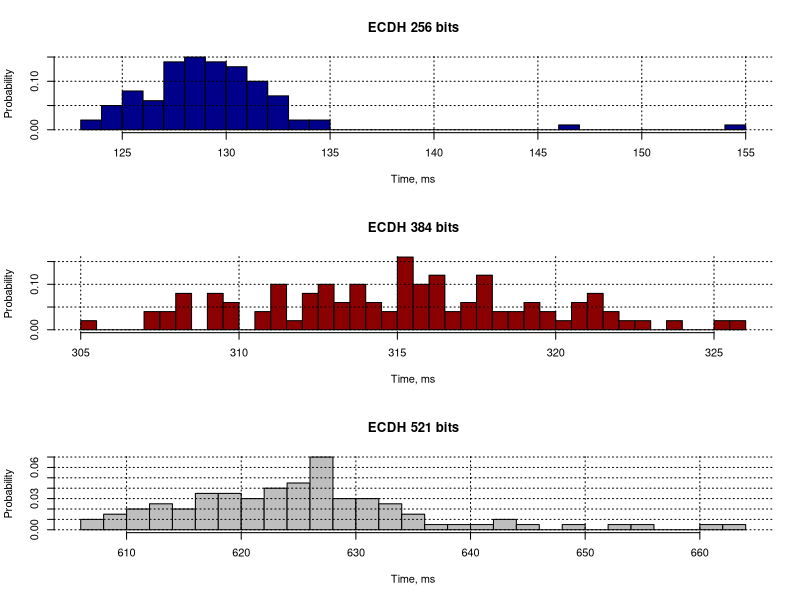

Write R code to recreate this figure.
data<-read.table("ECDH.dat", sep=",");
pdf("ecdh_computation_hist.pdf")
par(mfrow=c(3, 1))
summary(data*1000);
# https://datatracker.ietf.org/doc/rfc3526/?include_text=1
hist(data[data$V1==19, 2]*1000, col="dark blue", xlab="Time, ms", ylab="Probability", main="ECDH 256 bits", prob=T, breaks=30);
grid(col="black");
hist(data[data$V1==20, 2]*1000, col="dark red", xlab="Time, ms", ylab="Probability", main="ECDH 384 bits", prob=T, breaks=30);
grid(col="black");
hist(data[data$V1==21, 2]*1000, col="gray", xlab="Time, ms", ylab="Probability", main="ECDH 521 bits", prob=T, breaks=30);
grid(col="black");
dev.off();
